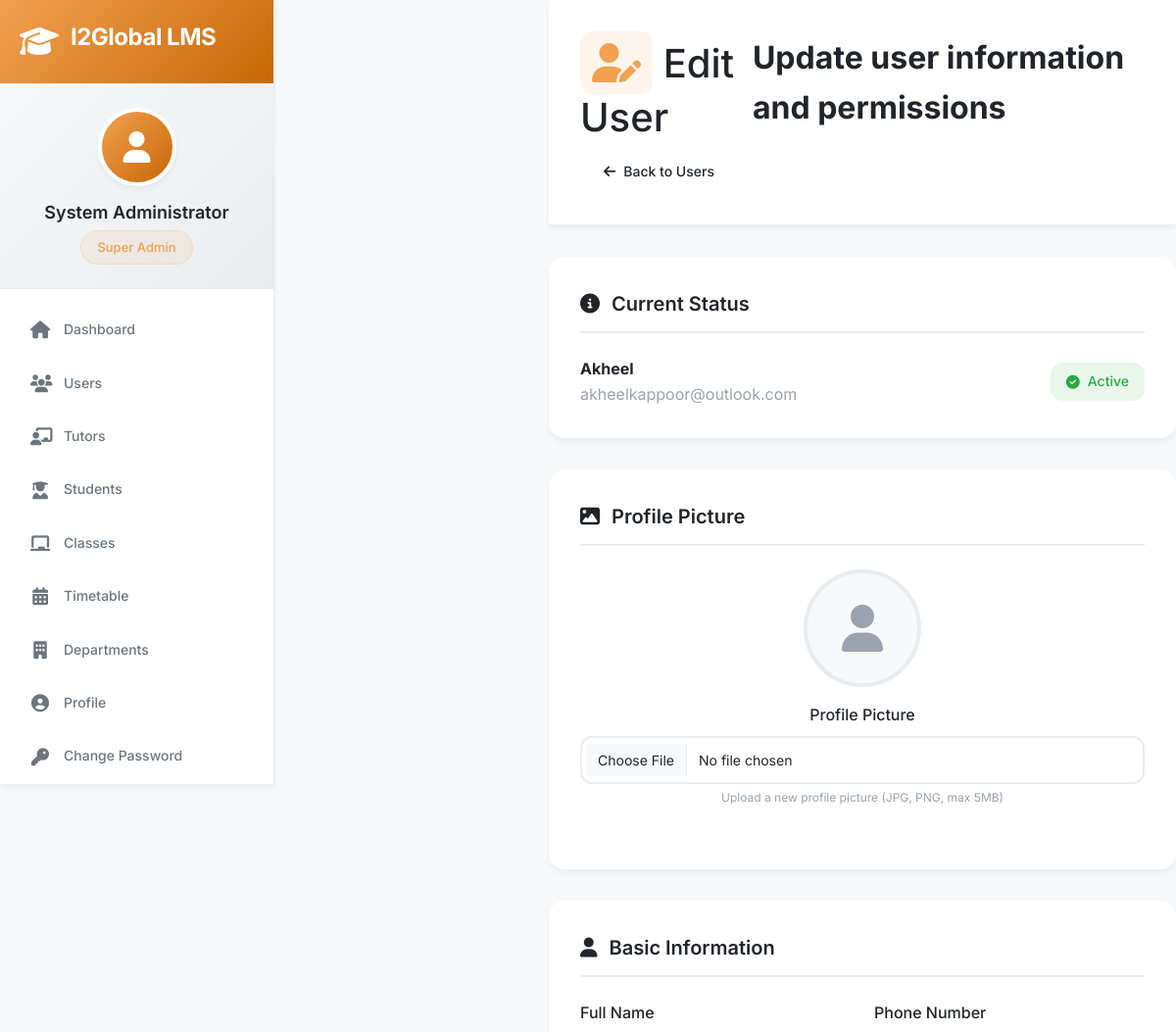
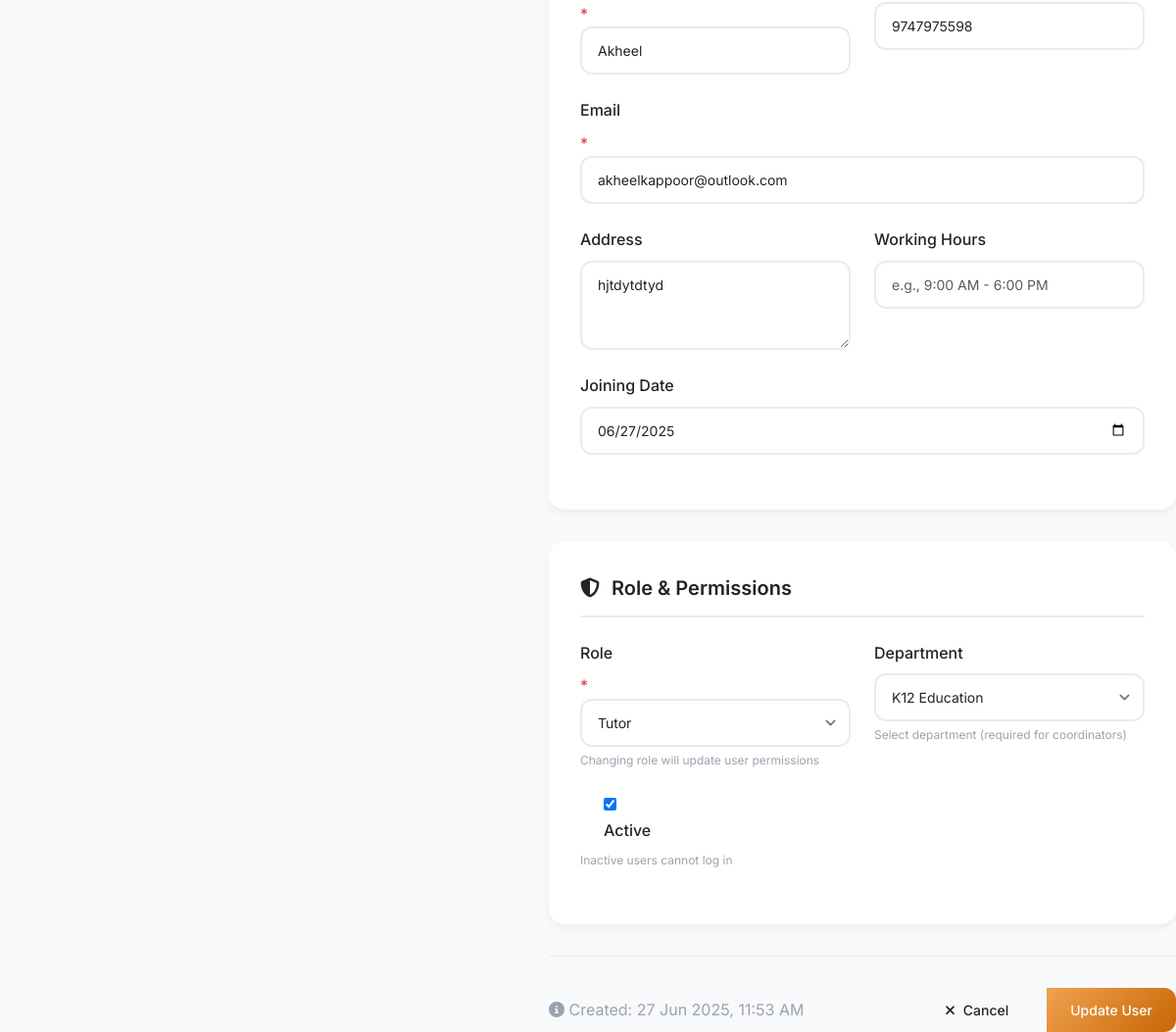
Page /admin/users/3/edit (signed in) on the committed database (2 pictures, top to bottom).
### app/models/user.py (models this page shows, shortened)
class User(UserMixin, db.Model):
    __tablename__ = 'users'
    id = db.Column(db.Integer, primary_key=True)
    username = db.Column(db.String(80), unique=True, nullable=False, index=True)
    email = db.Column(db.String(120), unique=True, nullable=False, index=True)
    password_hash = db.Column(db.String(255), nullable=False)
    full_name = db.Column(db.String(100), nullable=False)
    phone = db.Column(db.String(20))
    address = db.Column(db.Text)
    profile_picture = db.Column(db.String(100))
    role = db.Column(db.String(20), nullable=False, default='tutor')  # superadmin, admin, coordinator, tutor
    department_id = db.Column(db.Integer, db.ForeignKey('departments.id'))
    is_active = db.Column(db.Boolean, default=True)
    is_verified = db.Column(db.Boolean, default=False)
    created_at = db.Column(db.DateTime, default=datetime.utcnow)
    last_login = db.Column(db.DateTime)
    joining_date = db.Column(db.Date)
    working_hours = db.Column(db.String(50))  # "9:00 AM - 6:00 PM"
    emergency_contact = db.Column(db.Text)  # JSON string
    department = db.relationship('Department', foreign_keys=[department_id], backref='users', lazy=True)
    tutor_profile = db.relationship('Tutor', backref='user', uselist=False, lazy=True)
    def has_permission(self, permission):
        if self.role == 'superadmin':
            return True
    def get_role_display(self):
        role_map = {
            'superadmin': 'Super Admin',
            'admin': 'Admin',
            'coordinator': 'Coordinator',
            'tutor': 'Tutor'
        }
        return role_map.get(self.role, self.role.title())

### app/routes/admin.py (the view, shortened to what this page needs)
@bp.route('/users/<int:user_id>/edit', methods=['GET', 'POST'])
@login_required
@admin_required
def edit_user(user_id):
    user = User.query.get_or_404(user_id)
    form = EditUserForm(user_id=user.id, obj=user)
    return render_template('admin/edit_user.html', form=form, user=user)

### app/models/user.py (called while the page is built)
@login.user_loader
def load_user(user_id):
    return User.query.get(int(user_id))

### app/routes/admin.py (called while the page is built)
def admin_required(f):
    @wraps(f)
    def decorated_function(*args, **kwargs):
        if current_user.role not in ['superadmin', 'admin', 'coordinator']:
            flash('Access denied. Insufficient permissions.', 'error')
            return redirect(url_for('dashboard.index'))
        return f(*args, **kwargs)
    return decorated_function

### app/templates/admin/edit_user.html (shortened to what this page needs)
{% extends "base.html" %}
{% block content %}
<div class="main-content">
    <div class="page-header">
        <div class="page-header-content">
            <div class="page-title">
                <h1><i class="fas fa-user-edit"></i> Edit User</h1>
                <p>Update user information and permissions</p>
            </div>
            <div class="page-actions">
                <a href="{{ url_for('admin.users') }}" class="btn btn-outline">
                    <i class="fas fa-arrow-left"></i> Back to Users
                </a>
            </div>
        </div>
    </div>
    <div class="edit-form-container">
        <form method="POST" enctype="multipart/form-data" id="editUserForm">
            <div class="form-section">
                <div class="section-title">
                    <i class="fas fa-info-circle"></i>
                    Current Status
                </div>
                <div class="d-flex justify-content-between align-items-center">
                    <div>
                        <strong>{{ user.full_name }}</strong>
                        <div class="text-muted">{{ user.email }}</div>
                    </div>
                    <div class="user-status {% if user.is_active %}active{% else %}inactive{% endif %}">
                        {% if user.is_active %}
                            <i class="fas fa-check-circle"></i> Active
                        {% else %}
                            <i class="fas fa-times-circle"></i> Inactive
                        {% endif %}
                    </div>
                </div>
            </div>
            <div class="form-section">
                <div class="section-title">
                    <i class="fas fa-image"></i>
                    Profile Picture
                </div>
                <div class="avatar-section">
                    <div class="avatar-preview">
                        {% if user.profile_picture %}
                            <img src="{{ url_for('static', filename='uploads/profiles/' + user.profile_picture) }}" alt="Profile Picture">
                        {% else %}
                            <i class="fas fa-user"></i>
                        {% endif %}
                    </div>
                    <div class="form-group">
                        {{ form.profile_picture.label(class="form-label") }}
                        {{ form.profile_picture(class="form-control") }}
                        <div class="help-text">Upload a new profile picture (JPG, PNG, max 5MB)</div>
                    </div>
                </div>
            </div>
            <div class="form-section">
                <div class="section-title">
                    <i class="fas fa-user"></i>
                    Basic Information
                </div>
                <div class="form-row">
                    <div class="form-group">
                        {{ form.full_name.label(class="form-label") }} <span class="required">*</span>
                        {{ form.full_name(class="form-control") }}
                    </div>
                    <div class="form-group">
                        {{ form.phone.label(class="form-label") }}
                        {{ form.phone(class="form-control") }}
                    </div>
                </div>
                <div class="form-row single">
                    <div class="form-group">
                        {{ form.email.label(class="form-label") }} <span class="required">*</span>
                        {{ form.email(class="form-control") }}
                    </div>
                </div>
                <div class="form-row">
                    <div class="form-group">
                        {{ form.address.label(class="form-label") }}
                        {{ form.address(class="form-control", rows="3") }}
                    </div>
                    <div class="form-group">
                        {{ form.working_hours.label(class="form-label") }}
                        {{ form.working_hours(class="form-control") }}
                    </div>
                </div>
                <div class="form-row single">
                    <div class="form-group">
                        {{ form.joining_date.label(class="form-label") }}
                        {{ form.joining_date(class="form-control") }}
                    </div>
                </div>
            </div>
            <div class="form-section">
                <div class="section-title">
                    <i class="fas fa-shield-alt"></i>
                    Role & Permissions
                </div>
                <div class="form-row">
                    <div class="form-group">
                        {{ form.role.label(class="form-label") }} <span class="required">*</span>
                        {{ form.role(class="form-control form-select") }}
                        <div class="help-text">Changing role will update user permissions</div>
                    </div>
                    <div class="form-group">
                        {{ form.department_id.label(class="form-label") }}
                        {{ form.department_id(class="form-control form-select") }}
                        <div class="help-text">Select department (required for coordinators)</div>
                    </div>
                </div>
                <div class="form-row single">
                    <div class="form-group">
                        <div class="form-check">
                            {{ form.is_active() }}
                            {{ form.is_active.label(class="form-check-label") }}
                        </div>
                        <div class="help-text">Inactive users cannot log in</div>
                    </div>
                </div>
            </div>
            <div class="form-actions">
                <div class="text-muted">
                    <i class="fas fa-info-circle"></i>
                    Created: {{ user.created_at.strftime('%d %b %Y, %I:%M %p') if user.created_at else 'Unknown' }}
                </div>
                <div class="btn-group">
                    <a href="{{ url_for('admin.users') }}" class="btn btn-outline">
                        <i class="fas fa-times"></i> Cancel
                    </a>
                    {{ form.submit(class="btn btn-primary") }}
                </div>
            </div>
        </form>
    </div>
</div>
{% endblock %}

### app/templates/base.html (shortened to what this page needs)
<!DOCTYPE html>
<html lang="en">
<head>
    <link rel="stylesheet" href="https://cdnjs.cloudflare.com/ajax/libs/font-awesome/6.4.0/css/all.min.css">
    <link href="https://cdn.jsdelivr.net/npm/bootstrap@5.3.0/dist/css/bootstrap.min.css" rel="stylesheet">
</head>
<body>
    <div class="app-container">
        {% if current_user.is_authenticated %}
        <nav class="sidebar" id="sidebar">
            <div class="sidebar-header">
                <div class="logo-container">
                    <i class="fas fa-graduation-cap logo-icon"></i>
                    <h3 class="logo-text">{{ APP_NAME }}</h3>
                </div>
            </div>
            <div class="user-profile">
                <div class="user-avatar">
                    {% if current_user.profile_picture %}
                        <img src="{{ url_for('static', filename='uploads/profiles/' + current_user.profile_picture) }}" alt="Profile">
                    {% else %}
                        <i class="fas fa-user"></i>
                    {% endif %}
                </div>
                <div class="user-info">
                    <h4>{{ current_user.full_name or current_user.username }}</h4>
                    <span class="user-role">{{ current_user.get_role_display() }}</span>
                </div>
            </div>
            <ul class="nav-menu">
                <li class="nav-item">
                    <a href="{{ url_for('dashboard.index') }}" class="nav-link {% if request.endpoint == 'dashboard.admin_dashboard' or request.endpoint == 'dashboard.tutor_dashboard' %}active{% endif %}">
                        <i class="fas fa-home"></i>
                        <span>Dashboard</span>
                    </a>
                </li>
                {% if current_user.role in ['superadmin', 'admin', 'coordinator'] %}
                {% if current_user.has_permission('user_management') %}
                <li class="nav-item">
                    <a href="{{ url_for('admin.users') }}" class="nav-link {% if 'users' in request.endpoint %}active{% endif %}">
                        <i class="fas fa-users"></i>
                        <span>Users</span>
                    </a>
                </li>
                {% endif %}
                {% if current_user.has_permission('tutor_management') %}
                <li class="nav-item">
                    <a href="{{ url_for('admin.tutors') }}" class="nav-link {% if 'tutors' in request.endpoint %}active{% endif %}">
                        <i class="fas fa-chalkboard-teacher"></i>
                        <span>Tutors</span>
                    </a>
                </li>
                {% endif %}
                {% if current_user.has_permission('student_management') %}
                <li class="nav-item">
                    <a href="{{ url_for('admin.students') }}" class="nav-link {% if 'students' in request.endpoint %}active{% endif %}">
                        <i class="fas fa-user-graduate"></i>
                        <span>Students</span>
                    </a>
                </li>
                {% endif %}
                {% if current_user.has_permission('class_management') %}
                <li class="nav-item">
                    <a href="{{ url_for('admin.classes') }}" class="nav-link {% if 'classes' in request.endpoint %}active{% endif %}">
                        <i class="fas fa-chalkboard"></i>
                        <span>Classes</span>
                    </a>
                </li>
                {% endif %}
                {% if current_user.has_permission('timetable_management') %}
                <li class="nav-item">
                    <a href="{{ url_for('admin.timetable') }}" class="nav-link {% if 'timetable' in request.endpoint %}active{% endif %}">
                        <i class="fas fa-calendar-alt"></i>
                        <span>Timetable</span>
                    </a>
                </li>
                {% endif %}
                {% if current_user.role in ['superadmin', 'admin'] %}
                <li class="nav-item">
                    <a href="{{ url_for('admin.departments') }}" class="nav-link {% if 'departments' in request.endpoint %}active{% endif %}">
                        <i class="fas fa-building"></i>
                        <span>Departments</span>
                    </a>
                </li>
                {% endif %}
                {% endif %}
                <li class="nav-item">
                    <a href="#" class="nav-link">
                        <i class="fas fa-user-circle"></i>
                        <span>Profile</span>
                    </a>
                </li>
                <li class="nav-item">
                    <a href="{{ url_for('auth.change_password') }}" class="nav-link {% if 'change_password' in request.endpoint %}active{% endif %}">
                        <i class="fas fa-key"></i>
                        <span>Change Password</span>
                    </a>
                </li>
            </ul>
        </nav>
        {% endif %}
        <main class="main-content {% if not current_user.is_authenticated %}full-width{% endif %}">
            {% block content %}{% endblock %}
        </main>
    </div>
</body>
</html>

### app/templates/admin/edit_user.html (style rules this page uses)
.edit-form-container { max-width: 800px; margin: 0 auto; }
.form-section { background: var(--bg-white); border-radius: var(--border-radius-lg); padding: 2rem; margin-bottom: 2rem; box-shadow: var(--shadow); }
.section-title { font-size: 1.25rem; font-weight: 600; color: var(--text-primary); margin-bottom: 1.5rem; padding-bottom: 0.75rem; border-bottom: 2px solid var(--border-color); display: flex; align-items: center; gap: 0.75rem; }
.form-row { display: grid; grid-template-columns: 1fr 1fr; gap: 1.5rem; margin-bottom: 1.5rem; }
.form-row.single { grid-template-columns: 1fr; }
.form-group label { display: block; font-weight: 500; color: var(--text-primary); margin-bottom: 0.5rem; }
.form-control { width: 100%; padding: 0.75rem 1rem; border: 2px solid var(--border-color); border-radius: var(--border-radius); font-size: 0.875rem; transition: var(--transition); background: var(--bg-white); }
.form-select { background-position: right 0.5rem center; background-repeat: no-repeat; background-size: 1.5em 1.5em; padding-right: 2.5rem; }
.required { color: var(--danger-color); }
.help-text { font-size: 0.75rem; color: var(--text-muted); margin-top: 0.25rem; }
.form-actions { display: flex; justify-content: space-between; align-items: center; gap: 1rem; padding-top: 2rem; border-top: 1px solid var(--border-color); margin-top: 2rem; }
.btn-group { display: flex; gap: 1rem; }
.user-status { display: inline-flex; align-items: center; gap: 0.5rem; padding: 0.5rem 1rem; border-radius: var(--border-radius); font-size: 0.875rem; font-weight: 500; }
.user-status.active { background: rgba(40, 167, 69, 0.1); color: var(--success-color); }
.avatar-section { text-align: center; margin-bottom: 2rem; }
.avatar-preview { width: 120px; height: 120px; border-radius: 50%; border: 4px solid var(--border-color); margin: 0 auto 1rem auto; object-fit: cover; background: var(--bg-light); display: flex; align-items: center; justify-content: center; font-size: 3rem; color: var(--text-muted); }

### rows in the picture
User: full_name "System Administrator", role "Super Admin"
User: full_name "Akheel", email "akheelkappoor@outlook.com", phone "9747975598", address "hjtdytdtyd", joining_date "06/27/2025", role "Tutor", department_id "K12 Education", is_active "☑", created_at "27 Jun 2025, 11:53 AM"

### other values in the picture
{{ APP_NAME }} "I2Global LMS"
